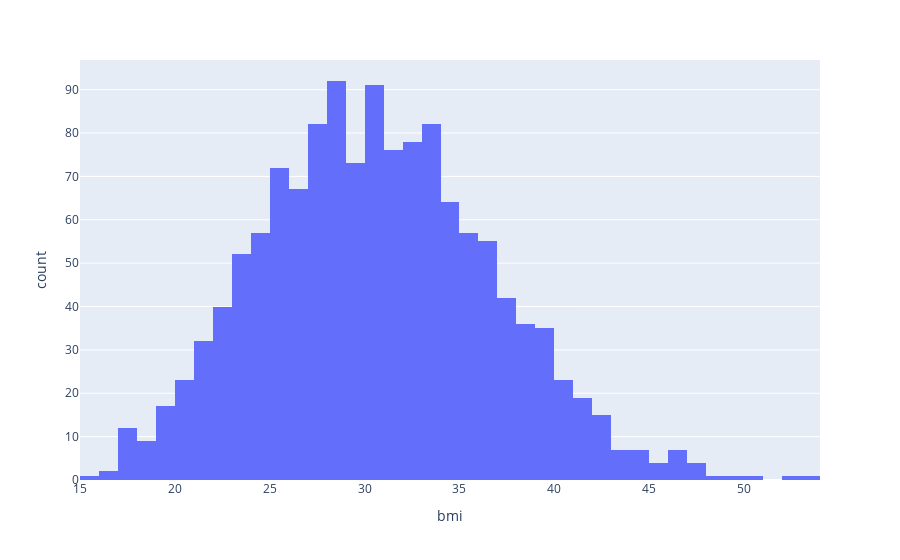

Notebook cell for this chart:
### Markdown cell above
The measurements of body mass index seem to form a [Gaussian distribution](https://en.wikipedia.org/wiki/Normal_distribution) centered around the value 30, with a few outliers towards the right. Here's how BMI values can be interpreted ([source](https://study.com/academy/lesson/what-is-bmi-definition-formula-calculation.html)):

![](https://i.imgur.com/lh23OiY.jpg)

> **EXERCISE**: Can you explain why the distribution of ages forms a uniform distribution while the distribution of BMIs forms a gaussian distribution?
>
> Because we have mostly people between ages 18-19 and they have almost same weight and outliers ar less in this case

### Code cell
px.histogram(data, 
             x='bmi')

### Figure 1 — Plotly figure (JSON) as saved in the notebook; plotly's stock layout.template omitted (floating-point values rounded to 4 significant figures; data arrays with more than 128 entries replaced by an {"elided": "..."} marker saying what was removed)
{"data": [{"alignmentgroup": "True", "bingroup": "x", "hovertemplate": "bmi=%{x}<br>count=%{y}<extra></extra>", "legendgroup": "", "marker": {"color": "#636efa", "pattern": {"shape": ""}}, "name": "", "offsetgroup": "", "orientation": "v", "showlegend": false, "type": "histogram", "x": {"elided": "1338 float values"}, "xaxis": "x", "yaxis": "y"}], "layout": {"barmode": "relative", "legend": {"tracegroupgap": 0}, "margin": {"t": 60}, "xaxis": {"anchor": "y", "domain": [0, 1], "title": {"text": "bmi"}}, "yaxis": {"anchor": "x", "domain": [0, 1], "title": {"text": "count"}}}}
